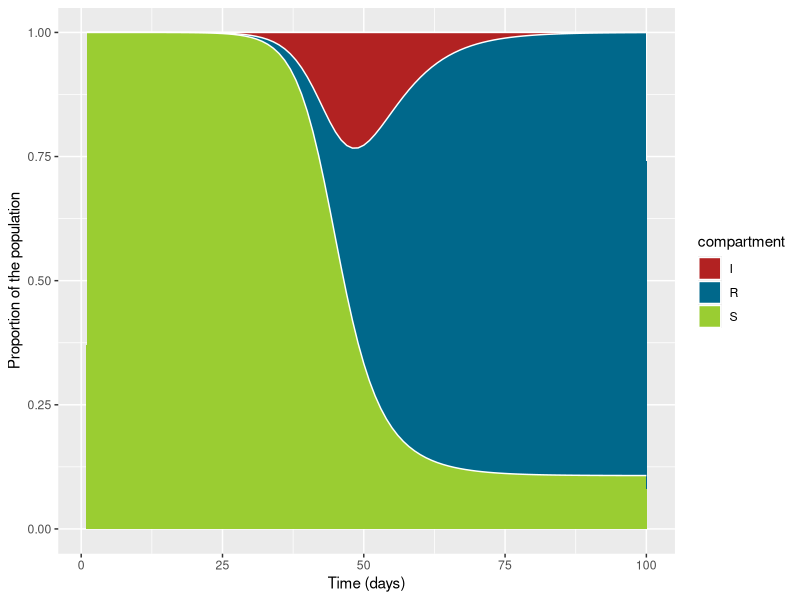

This chart was generated by the following R code:
#Load required libraries
library(tidyverse)
library(deSolve)
library(reshape2)

# Model inputs

initial_state_values=c(S=999999,I=1,R=0)
parameters=c(gamma=0.20,beta=0.5)

# Time points

time=seq(from=1,to=100,by=1)

# SIR model function

sir_model <- function(time,state,parameters){
  with(as.list(c(state,parameters)),{
    N=S+I+R
    lambda=beta*(I/N)
    dS=-lambda*S
    dI=lambda*S-gamma*I
    dR=gamma*I

    return(list(c(dS,dI,dR)))
  }
  )
}


#Solving the differential equations
output <- ode(
  y = initial_state_values,
  func = sir_model,
  parms = parameters,
  times = time
  ) %>%
  as.data.frame()

output2 <- output %>%
  gather(key = compartment, value = count, S:R)

# To plot the proportion of susceptible, infected and recovered individuals over time
ggplot(data = output2,
       aes(x = time, y = count/1000000, fill = compartment)) +
  geom_area(col="white") +
  scale_fill_manual(values = c("firebrick", "deepskyblue4", "yellowgreen")) +
  xlab("Time (days)") +
  ylab("Proportion of the population") +
  scale_color_discrete(name = "State")
